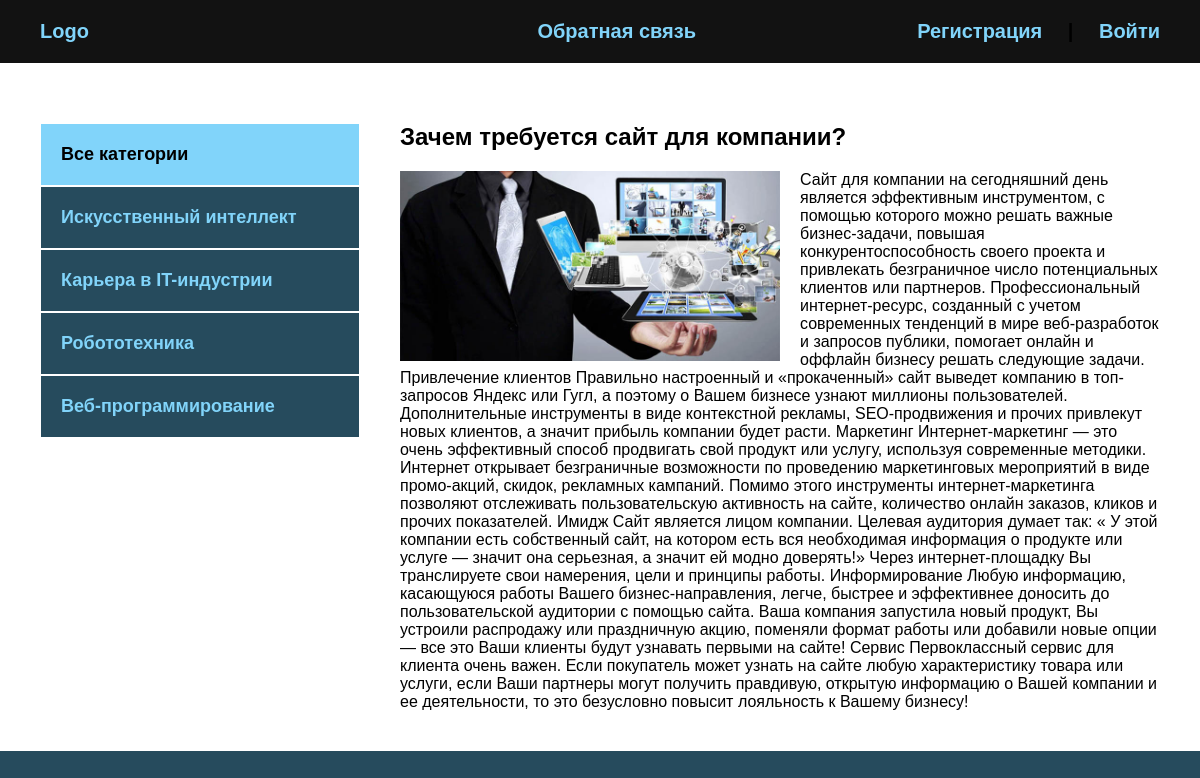
Page /post/zachem-trebuetsya-sajt-dlya-kompanii/ on the committed database.
### blog/models.py (models this page shows, shortened)
class Category(models.Model):
    name = models.CharField(max_length=100, verbose_name="Категория")
    slug = models.SlugField(max_length=100, unique=True, verbose_name="URL")
    def get_absolute_url(self):
        return reverse('category', kwargs={'cat_slug': self.slug})
    class Meta:
        verbose_name = "Категорию"
        verbose_name_plural = "Категории"

class Blog(models.Model):
    title = models.CharField(max_length=255, verbose_name="Название")
    slug = models.SlugField(max_length=255, unique=True, verbose_name="URL")
    content = models.TextField(blank=True, verbose_name="Контент")
    photo = models.ImageField(upload_to="photos/%Y/%m/%d/", blank=True, verbose_name="Фото")
    time_created = models.DateTimeField(auto_now_add=True, verbose_name="Дата публикации")
    time_update = models.DateTimeField(auto_now=True, verbose_name="Дата обновления")
    is_published = models.BooleanField(default=True, verbose_name="Опубликовано")
    cat = models.ForeignKey('Category', on_delete=models.PROTECT, verbose_name="Категория")
    def __str__(self):
        return self.title
    class Meta:
        verbose_name = "Новость"
        verbose_name_plural = "Новости"

### blog/views.py (the view)
# urls.py: path('post/<slug:post_slug>/', ShowPost.as_view(), name='post'),
class ShowPost(DataMixin, DetailView):
    model = Blog
    template_name = 'blog/post.html'
    slug_url_kwarg = 'post_slug'
    context_object_name = 'post'
    def get_context_data(self, *, object_list=None, **kwargs):
        context = super().get_context_data(**kwargs)
        c_def = self.get_user_context(title=context['post'])
        return dict(list(context.items()) + list(c_def.items()))

### blog/utils.py (called while the page is built)
    def get_user_context(self, **kwargs):
        context = kwargs
        cats = Category.objects.annotate(Count('blog'))
        user_menu = menu.copy()
        if not self.request.user.is_authenticated:
            user_menu.pop(0)
        context['menu'] = user_menu
        context['cats'] = cats
        if 'cat_selected' not in context:
            context['cat_selected'] = 0
        return context

### blog/templates/blog/post.html
{% extends 'blog/base.html' %}
{% block content %}
<div class="post">
    <h2>{{ post.title }}</h2>
    {% if post.photo %}
    <img src="{{ post.photo.url }}" alt="" class="image">
    {% endif %}
    {{ post.content|safe }}
</div>
{% endblock %}

### blog/templates/blog/base.html (shortened to what this page needs)
<!DOCTYPE html>
{% load static %}
{% load blog_tags %}
<html lang="en">
<head>
    <link rel="stylesheet" href="{% static 'css/style.css' %}">
</head>
<body>
    <div class="header">
        <div class="wrap">
            <ul class="mainmenu">
                <li class="logo"><a href="{% url 'index' %}">Logo</a></li>
                {% for m in menu %}
                <li class="last"><a href="{% url m.url_name %}">{{ m.title }}</a></li>
                {% endfor %}
                {% if request.user.is_authenticated %}
                <li class="last">{{user.username}} | <a href="{% url 'logout' %}">Выйти</a></li>
                {% else %}
                <li class="last"><a href="{% url 'register' %}">Регистрация</a> | <a href="{% url 'login' %}">Войти</a></li>
                {% endif %}
            </ul>
        </div>
    </div>
    <div class="content">
        <div class="wrap">
            <div class="sidebar">
                <ul>
                    {% if cat_selected == 0%}
                    <li class="selected">Все категории</li>
                    {% else %}
                    <li><a href="{% url 'index' %}">Все категории</a></li>
                    {% endif %}
                    {% for c in cats %}
                        {% if c.blog__count > 0 %}
                            {% if c.pk == cat_selected %}
                            <li class="selected">{{ c.name }}</li>
                            {% else %}
                            <li><a href="{{ c.get_absolute_url }}">{{ c.name }}</a></li>
                            {% endif %}
                        {% endif %}
                    {% endfor %}
                </ul>
            </div>
            <div class="main">
                {% block content %}
                {% endblock %}
            </div>
        </div>
    </div>
</body>
</html>

### blog/static/css/style.css (style rules this page uses)
body { margin: 0; padding: 0; background: #264b5d; font-family: Verdana, Geneva, Tahoma, sans-serif; }
.wrap { max-width: 1200px; margin: 0 auto; }
.content .wrap { background: #fff; padding: 40px; box-sizing: border-box; display: flex; }
ul { list-style: none; margin: 0; padding: 0; }
a { color: #81d4fa; text-decoration: none; padding: 20px; }
.header { background: #121212; }
.mainmenu { display: flex; align-items: center; font-size: 20px; font-weight: bold; padding: 20px; }
.logo { flex-basis: 20%; }
.last { flex-basis: 40%; text-align: right; }
.sidebar ul { width: 320px; margin-right: 40px; margin-top: 20px; }
.sidebar a { padding: 20px; display: block; border: 1px solid #fff; background: #264b5d; font-weight: bold; font-size: 18px; }
.selected { font-size: 18px; padding: 20px; border: 1px solid #fff; font-weight: bold; background: #81d4fa; }
.image { float: left; margin-right: 20px; max-width: 50%; }
.post { font-size: 16px; }
.last a { display: inline; }

### rows in the picture
Category: name "Искусственный интеллект"
Category: name "Карьера в IT-индустрии"
Category: name "Робототехника"
Category: name "Веб-программирование"
Blog: title "Зачем требуется сайт для компании?", photo (picture), content "Сайт для компании на сегодняшний день является эффективным инструментом, с помощью которого можно решать важные бизнес-задачи, повышая конкурентоспособность своего проекта и привлекать безграничное число потенциальных клиентов или партнеров. Профессиональный интернет-ресурс, созданный с учетом современных тенденций в мире веб-разработок и запросов публики, помогает онлайн и оффлайн бизнесу решать следующие задачи. Привлечение клиентов Правильно настроенный и «прокаченный» сайт выведет компанию в топ-запросов Яндекс или Гугл, а поэтому о Вашем бизнесе узнают миллионы пользователей. Дополнительные инструменты в виде контекстной рекламы, SEO-продвижения и прочих привлекут новых клиентов, а…"

### other values in the picture
{{ m.title }} "Обратная связь"
